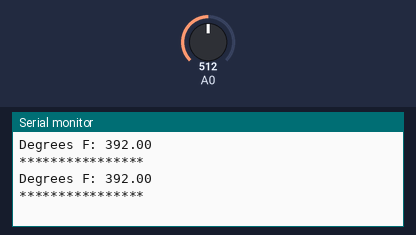
The sketch below on a simulated Arduino Uno, built with avr-gcc and run on an emulated ATmega328P. On the bench: the last lines printed to the serial monitor. The inputs (shaded band) are chosen by the test bench; at power-on: A0 = 512.

Above: at 2.8 s.
2.9 s: A0 set to 716
At 5.1 s:
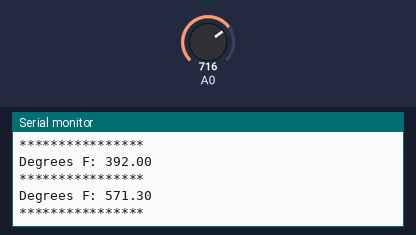
5.6 s: A0 set to 900
At 6.7 s:
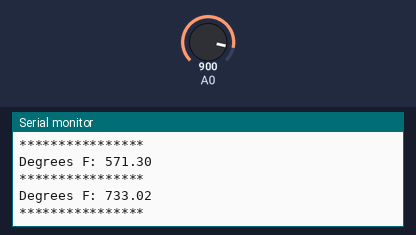
Timing chart, 0 to 8.6 s (numbered marks = the images above; inputs shaded):
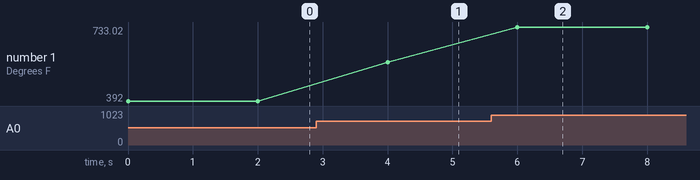

The sketch:

temperature.ino
```cpp
int pin;

void setup()
{
  Serial.begin(9600);
}

void loop()
{
  float degreesF;

  // Pin conversion to fahrenheit
  degreesF = ((analogRead(pin) * 0.878907) - 58);

  Serial.print("Degrees F: ");
  Serial.println(degreesF);
  Serial.println("****************");
  delay(2000);
}
```

Measured:
- after the input at 2.9 s, the serial monitor: prints a new line after 1.1 s (image 1)
- after the input at 5.6 s, the serial monitor: prints a new line after 0.40 s (image 2)
- plotted number 1: 392 → 571.3 after the input at 2.9 s, 571.3 → 733.02 after the input at 5.6 s
